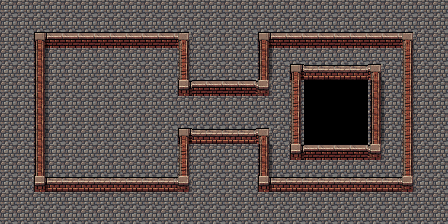

This is a level from a 2D game, rendered from its Tiled map with the project's own tilesets. A one-line summary and the complete map file follow:
An orthogonal 28x14 tile map with 16x16 px tiles, 3 tile layers (Floor, Walls, Wall Joints).

<map version="1.11" tiledversion="1.12.2" orientation="orthogonal" renderorder="right-down" width="28" height="14" tilewidth="16" tileheight="16" infinite="0" nextlayerid="5" nextobjectid="1">
 <tileset firstgid="1" source="retro-street-wang-corners.tsx" />
 <layer id="1" name="Floor" width="28" height="14">
  <data encoding="csv">
21,21,21,21,21,21,21,21,21,21,21,21,21,21,21,21,21,21,21,21,21,21,21,21,21,21,21,21,
21,21,21,21,21,21,21,21,21,21,21,21,21,21,21,21,21,21,21,21,21,21,21,21,21,21,21,21,
21,21,21,21,21,21,21,21,21,21,21,21,21,21,21,21,21,21,21,21,21,21,21,21,21,21,21,21,
21,21,21,21,21,21,21,21,21,21,21,21,21,21,21,21,21,21,21,21,21,21,21,21,21,21,21,21,
21,21,21,21,21,21,21,21,21,21,21,21,21,21,21,21,21,21,21,21,21,21,21,21,21,21,21,21,
21,21,21,21,21,21,21,21,21,21,21,21,21,21,21,21,21,21,21,21,21,21,21,21,21,21,21,21,
21,21,21,21,21,21,21,21,21,21,21,21,21,21,21,21,21,21,21,21,21,21,21,21,21,21,21,21,
21,21,21,21,21,21,21,21,21,21,21,21,21,21,21,21,21,21,21,21,21,21,21,21,21,21,21,21,
21,21,21,21,21,21,21,21,21,21,21,21,21,21,21,21,21,21,21,21,21,21,21,21,21,21,21,21,
21,21,21,21,21,21,21,21,21,21,21,21,21,21,21,21,21,21,21,21,21,21,21,21,21,21,21,21,
21,21,21,21,21,21,21,21,21,21,21,21,21,21,21,21,21,21,21,21,21,21,21,21,21,21,21,21,
21,21,21,21,21,21,21,21,21,21,21,21,21,21,21,21,21,21,21,21,21,21,21,21,21,21,21,21,
21,21,21,21,21,21,21,21,21,21,21,21,21,21,21,21,21,21,21,21,21,21,21,21,21,21,21,21,
21,21,21,21,21,21,21,21,21,21,21,21,21,21,21,21,21,21,21,21,21,21,21,21,21,21,21,21
</data>
 </layer>
 <layer id="2" name="Walls" width="28" height="14">
  <data encoding="csv">
0,0,0,0,0,0,0,0,0,0,0,0,0,0,0,0,0,0,0,0,0,0,0,0,0,0,0,0,
0,0,0,0,0,0,0,0,0,0,0,0,0,0,0,0,0,0,0,0,0,0,0,0,0,0,0,0,
0,0,2,6,6,6,6,6,6,6,6,5,0,0,0,0,2,6,6,6,6,6,6,6,6,5,0,0,
0,0,3,21,21,21,21,21,21,21,21,15,0,0,0,0,3,21,21,21,21,21,21,21,21,15,0,0,
0,0,3,21,21,21,21,21,21,21,21,15,0,0,0,0,3,21,17,11,11,11,11,13,21,15,0,0,
0,0,3,21,21,21,21,21,21,21,21,20,6,6,6,6,8,21,15,22,22,22,22,3,21,15,0,0,
0,0,3,21,21,21,21,21,21,21,21,21,21,21,21,21,21,21,15,22,22,22,22,3,21,15,0,0,
0,0,3,21,21,21,21,21,21,21,21,21,21,21,21,21,21,21,15,22,22,22,22,3,21,15,0,0,
0,0,3,21,21,21,21,21,21,21,21,17,11,11,11,11,13,21,15,22,22,22,22,3,21,15,0,0,
0,0,3,21,21,21,21,21,21,21,21,15,0,0,0,0,3,21,20,6,6,6,6,8,21,15,0,0,
0,0,3,21,21,21,21,21,21,21,21,15,0,0,0,0,3,21,21,21,21,21,21,21,21,15,0,0,
0,0,1,11,11,11,11,11,11,11,11,10,0,0,0,0,1,11,11,11,11,11,11,11,11,10,0,0,
0,0,0,0,0,0,0,0,0,0,0,0,0,0,0,0,0,0,0,0,0,0,0,0,0,0,0,0,
0,0,0,0,0,0,0,0,0,0,0,0,0,0,0,0,0,0,0,0,0,0,0,0,0,0,0,0
</data>
 </layer>
 <layer id="3" name="Wall Joints" width="28" height="14">
  <data encoding="csv">
0,0,0,0,0,0,0,0,0,0,0,0,0,0,0,0,0,0,0,0,0,0,0,0,0,0,0,0,
0,0,0,0,0,0,0,0,0,0,0,0,0,0,0,0,0,0,0,0,0,0,0,0,0,0,0,0,
0,0,0,0,0,0,0,0,0,0,0,0,0,0,0,0,0,0,0,0,0,0,0,0,0,0,0,0,
0,0,0,0,0,0,0,0,0,0,0,0,0,0,0,0,0,0,0,0,0,0,0,0,0,0,0,0,
0,0,0,0,0,0,0,0,0,0,0,0,0,0,0,0,0,0,0,0,0,0,0,0,0,0,0,0,
0,0,0,0,0,0,0,0,0,0,0,1,0,0,0,0,10,0,0,0,0,0,0,0,0,0,0,0,
0,0,0,0,0,0,0,0,0,0,0,0,0,0,0,0,0,0,0,0,0,0,0,0,0,0,0,0,
0,0,0,0,0,0,0,0,0,0,0,0,0,0,0,0,0,0,0,0,0,0,0,0,0,0,0,0,
0,0,0,0,0,0,0,0,0,0,0,2,0,0,0,0,5,0,0,0,0,0,0,0,0,0,0,0,
0,0,0,0,0,0,0,0,0,0,0,0,0,0,0,0,0,0,0,0,0,0,0,0,0,0,0,0,
0,0,0,0,0,0,0,0,0,0,0,0,0,0,0,0,0,0,0,0,0,0,0,0,0,0,0,0,
0,0,0,0,0,0,0,0,0,0,0,0,0,0,0,0,0,0,0,0,0,0,0,0,0,0,0,0,
0,0,0,0,0,0,0,0,0,0,0,0,0,0,0,0,0,0,0,0,0,0,0,0,0,0,0,0,
0,0,0,0,0,0,0,0,0,0,0,0,0,0,0,0,0,0,0,0,0,0,0,0,0,0,0,0
</data>
 </layer>
 <objectgroup id="4" name="Objects" />
</map>
